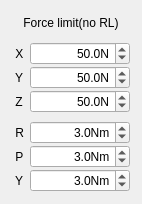
      <widget class="QWidget" name="layoutWidget_12">
       <property name="geometry">
        <rect>
         <x>10</x>
         <y>230</y>
         <width>125</width>
         <height>204</height>
        </rect>
       </property>
       <layout class="QVBoxLayout" name="verticalLayout_33">
        <item>
         <widget class="QLabel" name="labelTargetVelocity_21">
          <property name="text">
           <string>Force limit(no RL)</string>
          </property>
          <property name="alignment">
           <set>Qt::AlignCenter</set>
          </property>
         </widget>
        </item>
        <item>
         <layout class="QFormLayout" name="formLayout_7">
          <property name="verticalSpacing">
           <number>1</number>
          </property>
          <property name="leftMargin">
           <number>1</number>
          </property>
          <property name="topMargin">
           <number>1</number>
          </property>
          <property name="rightMargin">
           <number>1</number>
          </property>
          <property name="bottomMargin">
           <number>1</number>
          </property>
          <item row="1" column="0">
           <widget class="QLabel" name="labelTargetVelocity_22">
            <property name="text">
             <string> X</string>
            </property>
           </widget>
          </item>
          <item row="1" column="1">
           <widget class="QDoubleSpinBox" name="task_doubleSpinBox_noRLInput_ForceLimits_1">
            <property name="minimumSize">
             <size>
              <width>100</width>
              <height>0</height>
             </size>
            </property>
            <property name="alignment">
             <set>Qt::AlignRight|Qt::AlignTrailing|Qt::AlignVCenter</set>
            </property>
            <property name="suffix">
             <string>N</string>
            </property>
            <property name="decimals">
             <number>1</number>
            </property>
            <property name="maximum">
             <double>100.000000000000000</double>
            </property>
            <property name="singleStep">
             <double>0.100000000000000</double>
            </property>
            <property name="value">
             <double>50.000000000000000</double>
            </property>
           </widget>
          </item>
          <item row="3" column="0">
           <widget class="QLabel" name="labelTargetVelocity_23">
            <property name="text">
             <string> Y</string>
            </property>
           </widget>
          </item>
          <item row="3" column="1">
           <widget class="QDoubleSpinBox" name="task_doubleSpinBox_noRLInput_ForceLimits_2">
            <property name="minimumSize">
             <size>
              <width>100</width>
              <height>0</height>
             </size>
            </property>
            <property name="alignment">
             <set>Qt::AlignRight|Qt::AlignTrailing|Qt::AlignVCenter</set>
            </property>
            <property name="suffix">
             <string>N</string>
            </property>
            <property name="decimals">
             <number>1</number>
            </property>
            <property name="maximum">
             <double>100.000000000000000</double>
            </property>
            <property name="singleStep">
             <double>0.100000000000000</double>
            </property>
            <property name="value">
             <double>50.000000000000000</double>
            </property>
           </widget>
          </item>
          <item row="4" column="0">
           <widget class="QLabel" name="labelTargetVelocity_24">
            <property name="text">
             <string> Z</string>
            </property>
           </widget>
          </item>
          <item row="4" column="1">
           <widget class="QDoubleSpinBox" name="task_doubleSpinBox_noRLInput_ForceLimits_3">
            <property name="minimumSize">
             <size>
              <width>100</width>
              <height>0</height>
             </size>
            </property>
            <property name="alignment">
             <set>Qt::AlignRight|Qt::AlignTrailing|Qt::AlignVCenter</set>
            </property>
            <property name="suffix">
             <string>N</string>
            </property>
            <property name="decimals">
             <number>1</number>
            </property>
            <property name="maximum">
             <double>100.000000000000000</double>
            </property>
            <property name="singleStep">
             <double>0.100000000000000</double>
            </property>
            <property name="value">
             <double>50.000000000000000</double>
            </property>
           </widget>
          </item>
         </layout>
        </item>
        <item>
         <layout class="QFormLayout" name="formLayout_8">
          <property name="verticalSpacing">
           <number>1</number>
          </property>
          <property name="leftMargin">
           <number>1</number>
          </property>
          <property name="topMargin">
           <number>1</number>
          </property>
          <property name="rightMargin">
           <number>1</number>
          </property>
          <property name="bottomMargin">
           <number>1</number>
          </property>
          <item row="0" column="0">
           <widget class="QLabel" name="labelTargetVelocity_25">
            <property name="text">
             <string> R</string>
            </property>
           </widget>
          </item>
          <item row="0" column="1">
           <widget class="QDoubleSpinBox" name="task_doubleSpinBox_noRLInput_ForceLimits_4">
            <property name="minimumSize">
             <size>
              <width>100</width>
              <height>0</height>
             </size>
            </property>
            <property name="alignment">
             <set>Qt::AlignRight|Qt::AlignTrailing|Qt::AlignVCenter</set>
            </property>
            <property name="suffix">
             <string>Nm</string>
            </property>
            <property name="decimals">
             <number>1</number>
            </property>
            <property name="maximum">
             <double>10.000000000000000</double>
            </property>
            <property name="singleStep">
             <double>0.100000000000000</double>
            </property>
            <property name="value">
             <double>3.000000000000000</double>
            </property>
           </widget>
          </item>
          <item row="2" column="0">
           <widget class="QLabel" name="labelTargetVelocity_26">
            <property name="text">
             <string> P</string>
            </property>
           </widget>
          </item>
          <item row="2" column="1">
           <widget class="QDoubleSpinBox" name="task_doubleSpinBox_noRLInput_ForceLimits_5">
            <property name="minimumSize">
             <size>
              <width>100</width>
              <height>0</height>
             </size>
            </property>
            <property name="alignment">
             <set>Qt::AlignRight|Qt::AlignTrailing|Qt::AlignVCenter</set>
            </property>
            <property name="suffix">
             <string>Nm</string>
            </property>
            <property name="decimals">
             <number>1</number>
            </property>
            <property name="maximum">
             <double>10.000000000000000</double>
            </property>
            <property name="singleStep">
             <double>0.100000000000000</double>
            </property>
            <property name="value">
             <double>3.000000000000000</double>
            </property>
           </widget>
          </item>
          <item row="3" column="0">
           <widget class="QLabel" name="labelTargetVelocity_27">
            <property name="text">
             <string> Y</string>
            </property>
           </widget>
          </item>
          <item row="3" column="1">
           <widget class="QDoubleSpinBox" name="task_doubleSpinBox_noRLInput_ForceLimits_6">
            <property name="minimumSize">
             <size>
              <width>100</width>
              <height>0</height>
             </size>
            </property>
            <property name="alignment">
             <set>Qt::AlignRight|Qt::AlignTrailing|Qt::AlignVCenter</set>
            </property>
            <property name="suffix">
             <string>Nm</string>
            </property>
            <property name="decimals">
             <number>1</number>
            </property>
            <property name="maximum">
             <double>10.000000000000000</double>
            </property>
            <property name="singleStep">
             <double>0.100000000000000</double>
            </property>
            <property name="value">
             <double>3.000000000000000</double>
            </property>
           </widget>
          </item>
         </layout>
        </item>
       </layout>
      </widget>
